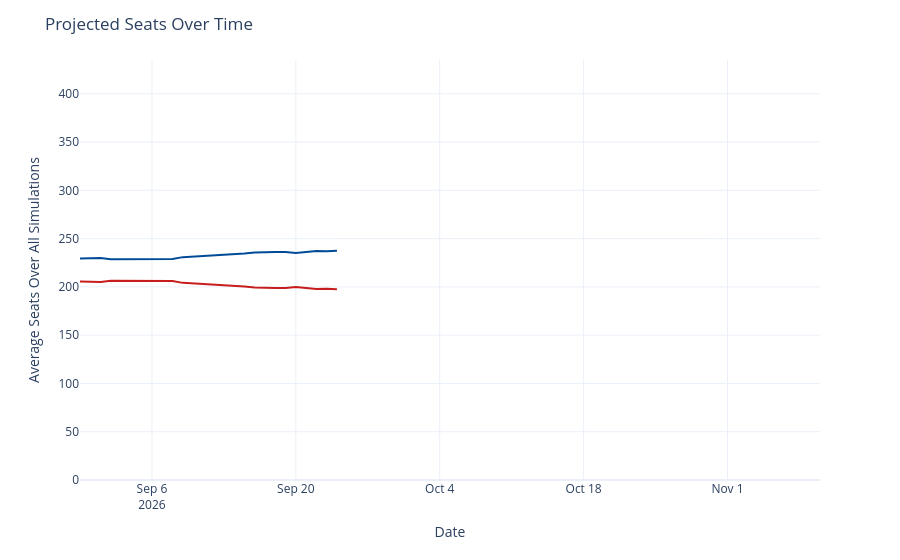

Notebook code for this chart:
### Code cell
seats_over_time = output_ts[(output_ts['geo'] == 'US House') &
                             (output_ts['type'] == 'seats')]
seats_over_time['rep_seats'] = seats_over_time['y'].map(lambda x: 435 - x)
seats_over_time = seats_over_time.rename({'y': 'Democrats', 'rep_seats': 'Republicans'}, axis=1)
seats_time_ser = px.line(seats_over_time, x='date', y=['Democrats', 'Republicans'], template='plotly_white',
                        color_discrete_map={'Democrats': '#004b97', 'Republicans': '#c71e1d'},)
seats_time_ser.update_traces(hovertemplate="%{y:.1f}")
seats_time_ser.update_layout(
    xaxis=dict(range=[pd.to_datetime('2026-08-30'), pd.to_datetime('2026-11-10')]),
    yaxis=dict(range=[0, 435]),
    xaxis_title='Date',
    yaxis_title='Average Seats Over All Simulations',
    title=dict(text="Projected Seats Over Time"),
    hovermode="x",
    showlegend=False
)
seats_time_ser

### Figure 1 — Plotly figure (JSON) as saved in the notebook; plotly's stock layout.template omitted (floating-point values rounded to 4 significant figures)
{"data": [{"hovertemplate": "%{y:.1f}", "legendgroup": "Democrats", "line": {"color": "#004b97", "dash": "solid"}, "marker": {"symbol": "circle"}, "mode": "lines", "name": "Democrats", "orientation": "v", "showlegend": true, "type": "scatter", "x": ["2026-08-30", "2026-08-31", "2026-09-01", "2026-09-02", "2026-09-03", "2026-09-04", "2026-09-05", "2026-09-06", "2026-09-07", "2026-09-08", "2026-09-09", "2026-09-14", "2026-09-15", "2026-09-16", "2026-09-17", "2026-09-18", "2026-09-19", "2026-09-20", "2026-09-21", "2026-09-22", "2026-09-23", "2026-09-24"], "xaxis": "x", "y": [229.4, 230.0, 230.0, 228.5, 228.5, 228.7, 228.7, 228.9, 228.8, 228.9, 230.8, 233.6, 234.7, 235.7, 236.2, 236.1, 236.0, 235.0, 236.2, 237.2, 236.9, 237.4], "yaxis": "y"}, {"hovertemplate": "%{y:.1f}", "legendgroup": "Republicans", "line": {"color": "#c71e1d", "dash": "solid"}, "marker": {"symbol": "circle"}, "mode": "lines", "name": "Republicans", "orientation": "v", "showlegend": true, "type": "scatter", "x": ["2026-08-30", "2026-08-31", "2026-09-01", "2026-09-02", "2026-09-03", "2026-09-04", "2026-09-05", "2026-09-06", "2026-09-07", "2026-09-08", "2026-09-09", "2026-09-14", "2026-09-15", "2026-09-16", "2026-09-17", "2026-09-18", "2026-09-19", "2026-09-20", "2026-09-21", "2026-09-22", "2026-09-23", "2026-09-24"], "xaxis": "x", "y": [205.6, 205.0, 205.0, 206.5, 206.5, 206.3, 206.3, 206.1, 206.2, 206.1, 204.2, 201.4, 200.3, 199.3, 198.8, 198.9, 199.0, 200.0, 198.8, 197.8, 198.1, 197.6], "yaxis": "y"}], "layout": {"hovermode": "x", "legend": {"title": {"text": "variable"}, "tracegroupgap": 0}, "margin": {"t": 60}, "showlegend": false, "title": {"text": "Projected Seats Over Time"}, "xaxis": {"anchor": "y", "domain": [0, 1], "range": ["2026-08-30T00:00:00", "2026-11-10T00:00:00"], "title": {"text": "Date"}}, "yaxis": {"anchor": "x", "domain": [0, 1], "range": [0, 435], "title": {"text": "Average Seats Over All Simulations"}}}}
